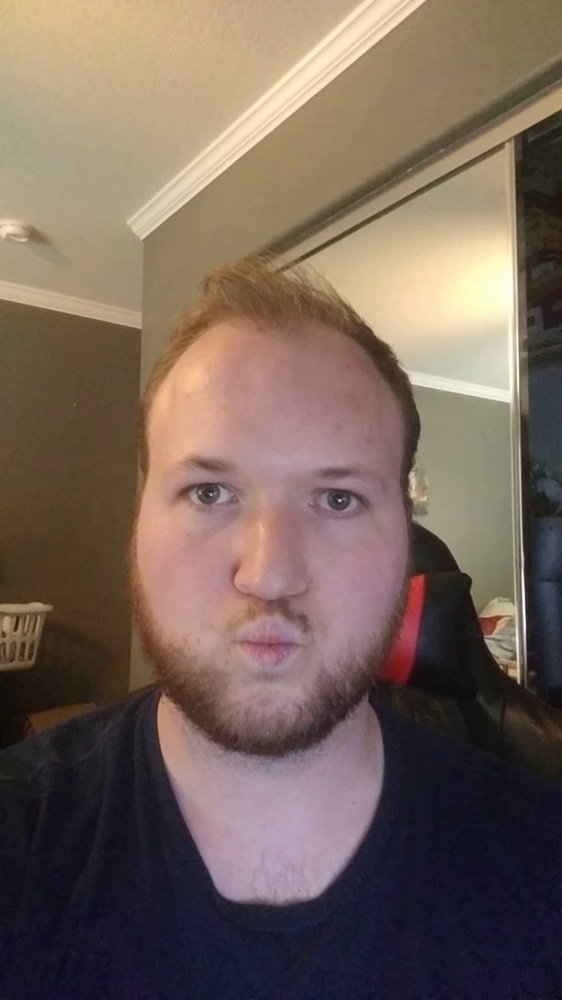
#> input picture debug_data/00031.jpg, 562 x 1000 px, shrunk from 1080 x 1920 before the run
$ python trad_homography_est.py --input1 ../debug_data/00031.jpg --input2 ../debug_data/0019_0.jpg
#> lines starting #> are read from the running program, lines starting #| are printed output that depends on the picture
from __future__ import print_function
import cv2 as cv
import numpy as np
import argparse

parser = argparse.ArgumentParser(description='Code for Feature Matching with FLANN tutorial.')
parser.add_argument('--input1', help='Path to input image 1.', default='/home/toskov/mast3r/dust3r/croco/assets/Chateau1.png')
parser.add_argument('--input2', help='Path to input image 2.', default='/home/toskov/mast3r/dust3r/croco/assets/Chateau2.png')
args = parser.parse_args()

img_object = cv.imread(cv.samples.findFile(args.input1), cv.IMREAD_GRAYSCALE)
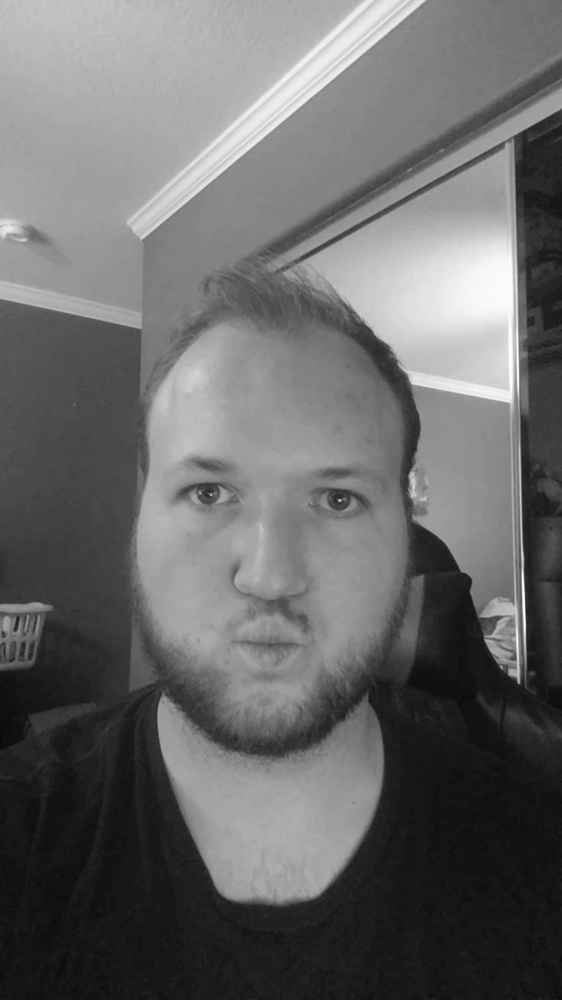
#> img_object: shape (1000, 562); min 9, max 255, mean 105.2
img_scene = cv.imread(cv.samples.findFile(args.input2), cv.IMREAD_GRAYSCALE)
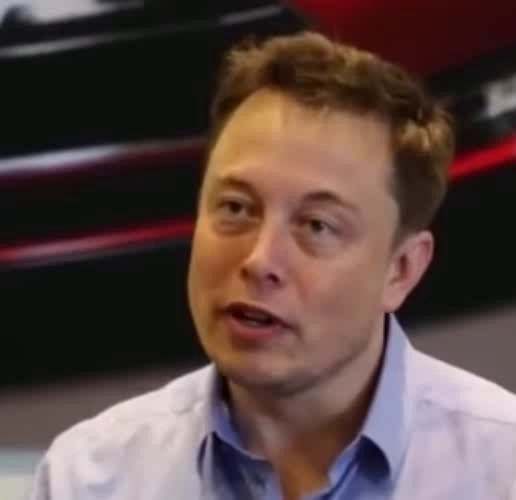
#> input picture debug_data/0019_0.jpg, 516 x 500 px
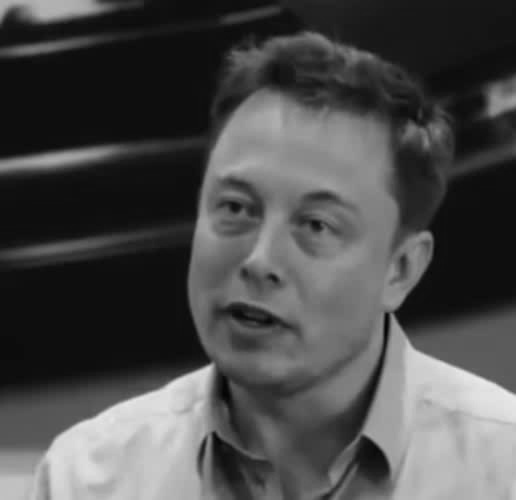
#> img_scene: shape (500, 516); min 3, max 236, mean 75.7
if img_object is None or img_scene is None:
    print('Could not open or find the images!')
    exit(0)

#-- Step 1: Detect the keypoints using SURF Detector, compute the descriptors
# minHessian = 400
# detector = cv.xfeatures2d_SURF.create(hessianThreshold=minHessian)

detector = cv.SIFT_create()

keypoints_obj, descriptors_obj = detector.detectAndCompute(img_object, None)
#> keypoints_obj = 337 keypoints; strongest (x, y, size): (340, 500, 2.1), (277, 832, 105.8), (446, 294, 93.7), (519, 682, 2.4)
keypoints_scene, descriptors_scene = detector.detectAndCompute(img_scene, None)
#> keypoints_scene = 142 keypoints; strongest (x, y, size): (168, 415, 55.5), (373, 463, 24.2), (298, 164, 118.5), (222, 389, 16.2)

# #-- Step 2: Matching descriptor vectors with a FLANN based matcher
# # Since SURF is a floating-point descriptor NORM_L2 is used
# matcher = cv.DescriptorMatcher_create(cv.DescriptorMatcher_FLANNBASED)
# knn_matches = matcher.knnMatch(descriptors_obj, descriptors_scene, 2)

# FLANN parameters
FLANN_INDEX_KDTREE = 1
index_params = dict(algorithm = FLANN_INDEX_KDTREE, trees = 5)
search_params = dict(checks=50)   # or pass empty dictionary

flann = cv.FlannBasedMatcher(index_params,search_params)

matches = flann.knnMatch(descriptors_obj,descriptors_scene,k=2)
#> matches = 337 matches

#-- Filter matches using the Lowe's ratio test
ratio_thresh = 0.75
good_matches = []
for m,n in matches:
    if m.distance < ratio_thresh * n.distance:
        good_matches.append(m)
#> after the loop, good_matches = 15 matches

#-- Draw matches
img_matches = np.empty((max(img_object.shape[0], img_scene.shape[0]), img_object.shape[1]+img_scene.shape[1], 3), dtype=np.uint8)
cv.drawMatches(img_object, keypoints_obj, img_scene, keypoints_scene, good_matches, img_matches, flags=cv.DrawMatchesFlags_NOT_DRAW_SINGLE_POINTS)
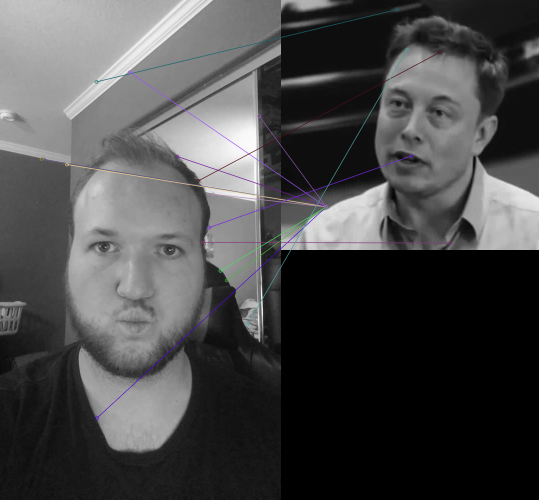
#> img_matches: shape (1000, 1078, 3) (shown at 1/2 size); mean of channels 0, 1, 2 73.2, 72.8, 72.9; drawn as B, G, R

#-- Localize the object
obj = np.empty((len(good_matches),2), dtype=np.float32)
#> obj = 15 rows, first 8: [2.07e+27, 3.08e-41], [0, 0], [6.43, 5.01], [1.97, -0.902], [4.54, 2.89], [-0.676, -3.99], [-0.164, -2.26], [-6.86, -11.04]
scene = np.empty((len(good_matches),2), dtype=np.float32)
#> scene = 15 rows, first 8: [2.13e+27, 3.08e-41], [0, 0], [0, 0], [0, 0], [0, 0], [0, 0], [0, 0], [0, 0]
for i in range(len(good_matches)):
    #-- Get the keypoints from the good matches
    obj[i,0] = keypoints_obj[good_matches[i].queryIdx].pt[0]
    obj[i,1] = keypoints_obj[good_matches[i].queryIdx].pt[1]
    scene[i,0] = keypoints_scene[good_matches[i].trainIdx].pt[0]
    scene[i,1] = keypoints_scene[good_matches[i].trainIdx].pt[1]
#> this loop made 15 passes
#> after the loop, obj = 15 rows, first 8: [83.05, 318], [87.45, 318.5], [133.5, 328.6], [192.5, 163.2], [193.2, 836], [259.1, 143.9], [354.3, 312.6], [396.4, 361.1]; scene = 15 rows, first 8: [89.91, 413.3], [89.91, 413.3], [89.91, 413.3], [232.4, 18.46], [89.91, 413.3], [89.91, 413.3], [89.91, 413.3], [317.1, 104.2]

H, _ =  cv.findHomography(obj, scene, cv.RANSAC)
#> H = [[0.328, -0.302, 171.5], [-1.58, 1.87, 13.03], [-0.00187, 0.000966, 1]]

breakpoint()

#-- Get the corners from the image_1 ( the object to be "detected" )
obj_corners = np.empty((4,1,2), dtype=np.float32)
obj_corners[0,0,0] = 0
obj_corners[0,0,1] = 0
obj_corners[1,0,0] = img_object.shape[1]
obj_corners[1,0,1] = 0
obj_corners[2,0,0] = img_object.shape[1]
obj_corners[2,0,1] = img_object.shape[0]
obj_corners[3,0,0] = 0
obj_corners[3,0,1] = img_object.shape[0]

scene_corners = cv.perspectiveTransform(obj_corners, H)
#> scene_corners = [[171.5, 13.03], [-6817.9, 16752], [58.69, 1092.3], [-66.61, 959.3]]

#-- Draw lines between the corners (the mapped object in the scene - image_2 )
cv.line(img_matches, (int(scene_corners[0,0,0] + img_object.shape[1]), int(scene_corners[0,0,1])),\
    (int(scene_corners[1,0,0] + img_object.shape[1]), int(scene_corners[1,0,1])), (0,255,0), 4)
cv.line(img_matches, (int(scene_corners[1,0,0] + img_object.shape[1]), int(scene_corners[1,0,1])),\
    (int(scene_corners[2,0,0] + img_object.shape[1]), int(scene_corners[2,0,1])), (0,255,0), 4)
cv.line(img_matches, (int(scene_corners[2,0,0] + img_object.shape[1]), int(scene_corners[2,0,1])),\
    (int(scene_corners[3,0,0] + img_object.shape[1]), int(scene_corners[3,0,1])), (0,255,0), 4)
#> img_matches: shape (1000, 1078, 3); mean of channels 0, 1, 2 73, 74, 72.7
cv.line(img_matches, (int(scene_corners[3,0,0] + img_object.shape[1]), int(scene_corners[3,0,1])),\
    (int(scene_corners[0,0,0] + img_object.shape[1]), int(scene_corners[0,0,1])), (0,255,0), 4)
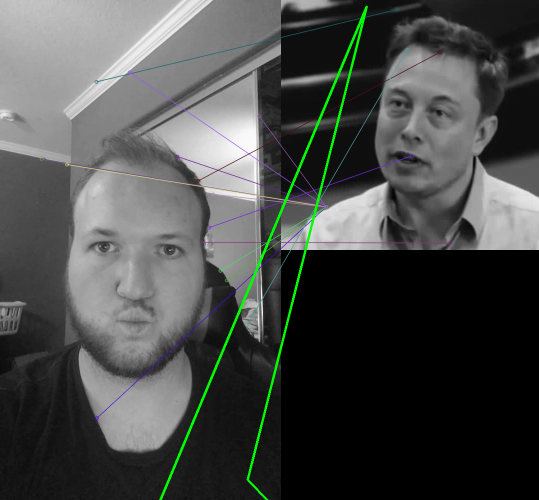
#> img_matches: shape (1000, 1078, 3) (shown at 1/2 size); mean of channels 0, 1, 2 72.9, 74.9, 72.6; drawn as B, G, R

#-- Show detected matches
cv.imshow('Good Matches & Object detection', img_matches)

cv.waitKey()
